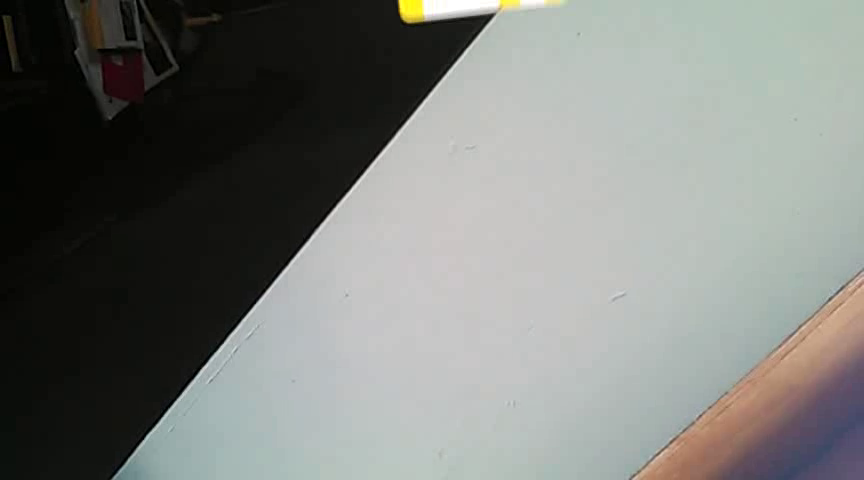
#> input picture frame 21 of video1.mov, 864 x 480 px, given in place of the camera
$ python detect_barcode.py   (older library calls are emulated)
#> lines starting #> are read from the running program, lines starting #| are printed output that depends on the picture; after the words box and inside, x2 and y2 are one past the last pixel; in counts of white or black regions, pixels touching at a corner belong together
#> further down, frame is the input picture: shape (480, 864, 3); mean B, G, R 121.7, 125.4, 122.9
### pyimagesearch/simple_barcode_detection.py
# import the necessary packages
import numpy as np
import cv2

def detect(image):
	# convert the image to grayscale
	gray = cv2.cvtColor(image, cv2.COLOR_BGR2GRAY)
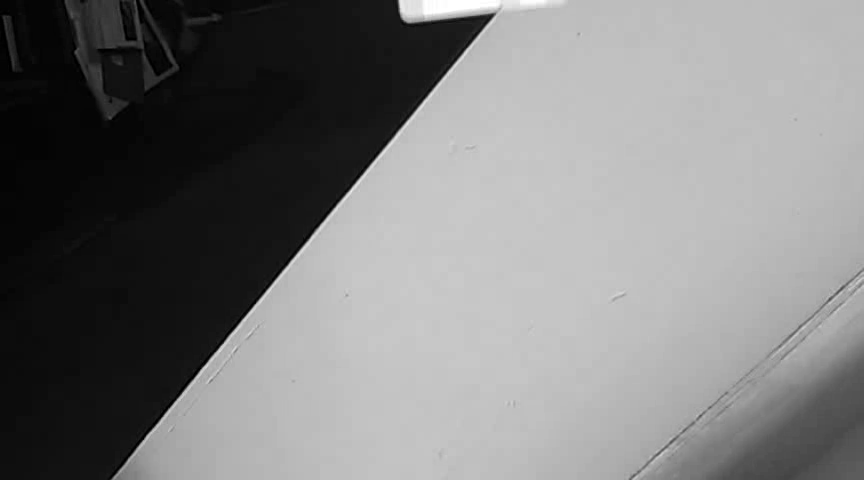
#> gray: shape (480, 864); min 0, max 255, mean 124.3

	# compute the Scharr gradient magnitude representation of the images
	# in both the x and y direction
	gradX = cv2.Sobel(gray, ddepth = cv2.cv.CV_32F, dx = 1, dy = 0, ksize = -1)
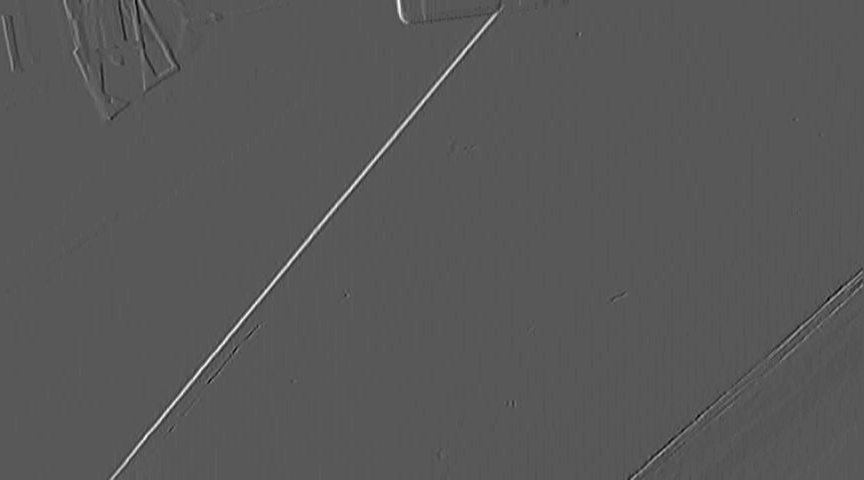
#> gradX: shape (480, 864) float32; min -1222, max 2314, mean 5.3; drawn with min black and max white
	gradY = cv2.Sobel(gray, ddepth = cv2.cv.CV_32F, dx = 0, dy = 1, ksize = -1)
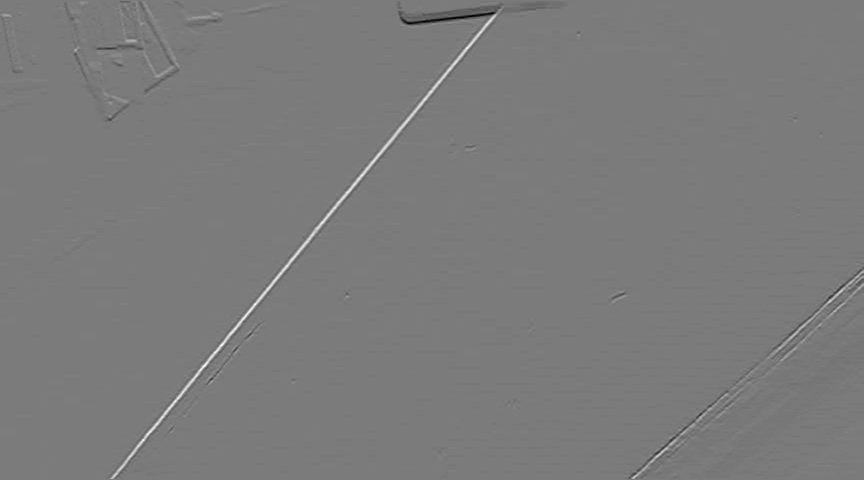
#> gradY: shape (480, 864) float32; min -1882, max 2017, mean 1; drawn with min black and max white

	# subtract the y-gradient from the x-gradient
	gradient = cv2.subtract(gradX, gradY)
	gradient = cv2.convertScaleAbs(gradient)
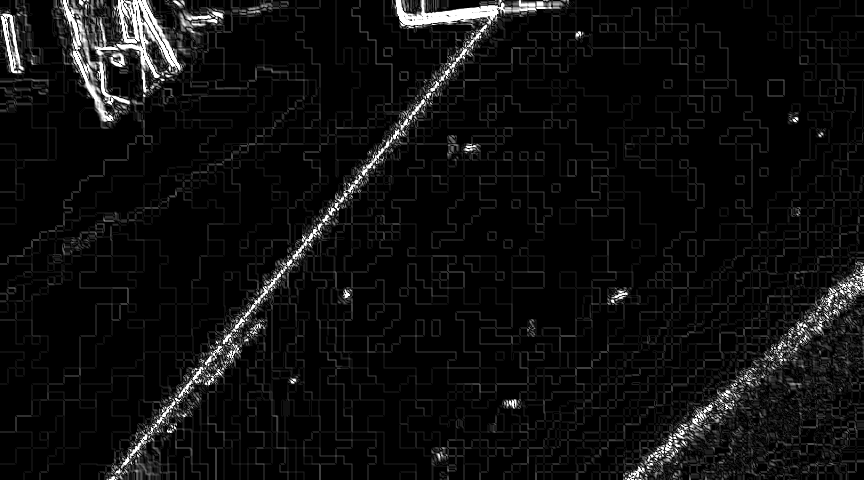
#> gradient: shape (480, 864); min 0, max 255, mean 14.9

	# blur and threshold the image
	blurred = cv2.blur(gradient, (9, 9))
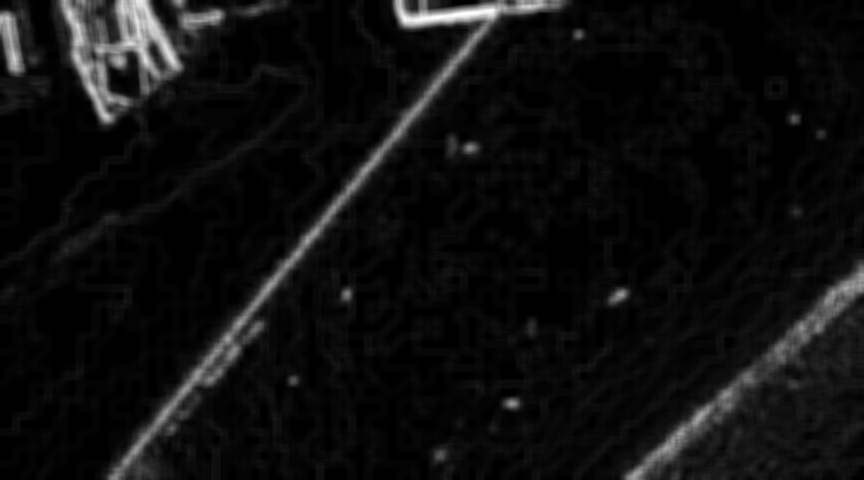
#> blurred: shape (480, 864); min 0, max 255, mean 14.9
	(_, thresh) = cv2.threshold(blurred, 225, 255, cv2.THRESH_BINARY)
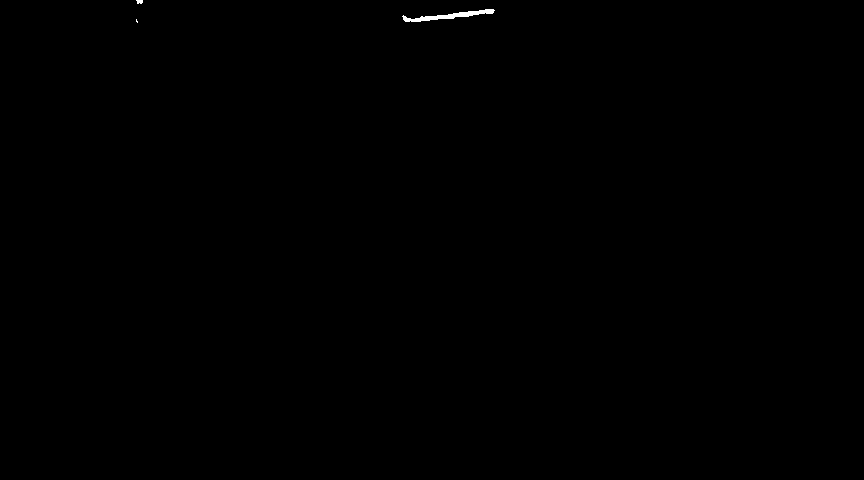
#> thresh: shape (480, 864); 0.1% white; 3 white regions (1 under 20 px), largest, box (x1, y1, x2, y2) and area: (402, 9, 495, 22) 405, (136, 0, 143, 4) 23

	# construct a closing kernel and apply it to the thresholded image
	kernel = cv2.getStructuringElement(cv2.MORPH_RECT, (21, 7))
	closed = cv2.morphologyEx(thresh, cv2.MORPH_CLOSE, kernel)
#> closed: shape (480, 864); 0.11% white; 3 white regions (1 under 20 px), largest, box (x1, y1, x2, y2) and area: (402, 9, 495, 22) 441, (136, 0, 143, 4) 24

	# perform a series of erosions and dilations
	closed = cv2.erode(closed, None, iterations = 4)
#> closed: shape (480, 864); every value is 0
	closed = cv2.dilate(closed, None, iterations = 4)

	# find the contours in the thresholded image
	(cnts, _) = cv2.findContours(closed.copy(), cv2.RETR_EXTERNAL,
		cv2.CHAIN_APPROX_SIMPLE)
#> cnts = []

	# if no contours were found, return None
	if len(cnts) == 0:
		return None

	# otherwise, sort the contours by area and compute the rotated
	# bounding box of the largest contour
	c = sorted(cnts, key = cv2.contourArea, reverse = True)[0]
	rect = cv2.minAreaRect(c)
	box = np.int0(cv2.cv.BoxPoints(rect))

	# return the bounding box of the barcode
	return box

### detect_barcode.py
# import the necessary packages
from pyimagesearch import simple_barcode_detection
import argparse
import cv2

camera = cv2.VideoCapture(0);
#camera = cv2.VideoCapture("video1.mov")

# keep looping over the frames
while True:
	# grab the current frame
	(grabbed, frame) = camera.read()

	# check to see if we have reached the end of the
	# video
	if not grabbed:
		break


	# detect the barcode in the image
	box = simple_barcode_detection.detect(frame)
#> box = None

	# if a barcode was found, draw a bounding box on the frame
	cv2.drawContours(frame, [box], -1, (0, 255, 0), 2)

	# show the frame and record if the user presses a key
	cv2.imshow("Frame", frame)
	key = cv2.waitKey(30)
#> (key q is pressed here)

	# if the 'q' key is pressed, stop the loop
	if key == ord("q"):
		break

# cleanup the camera and close any open windows
camera.release()
cv2.destroyAllWindows()
